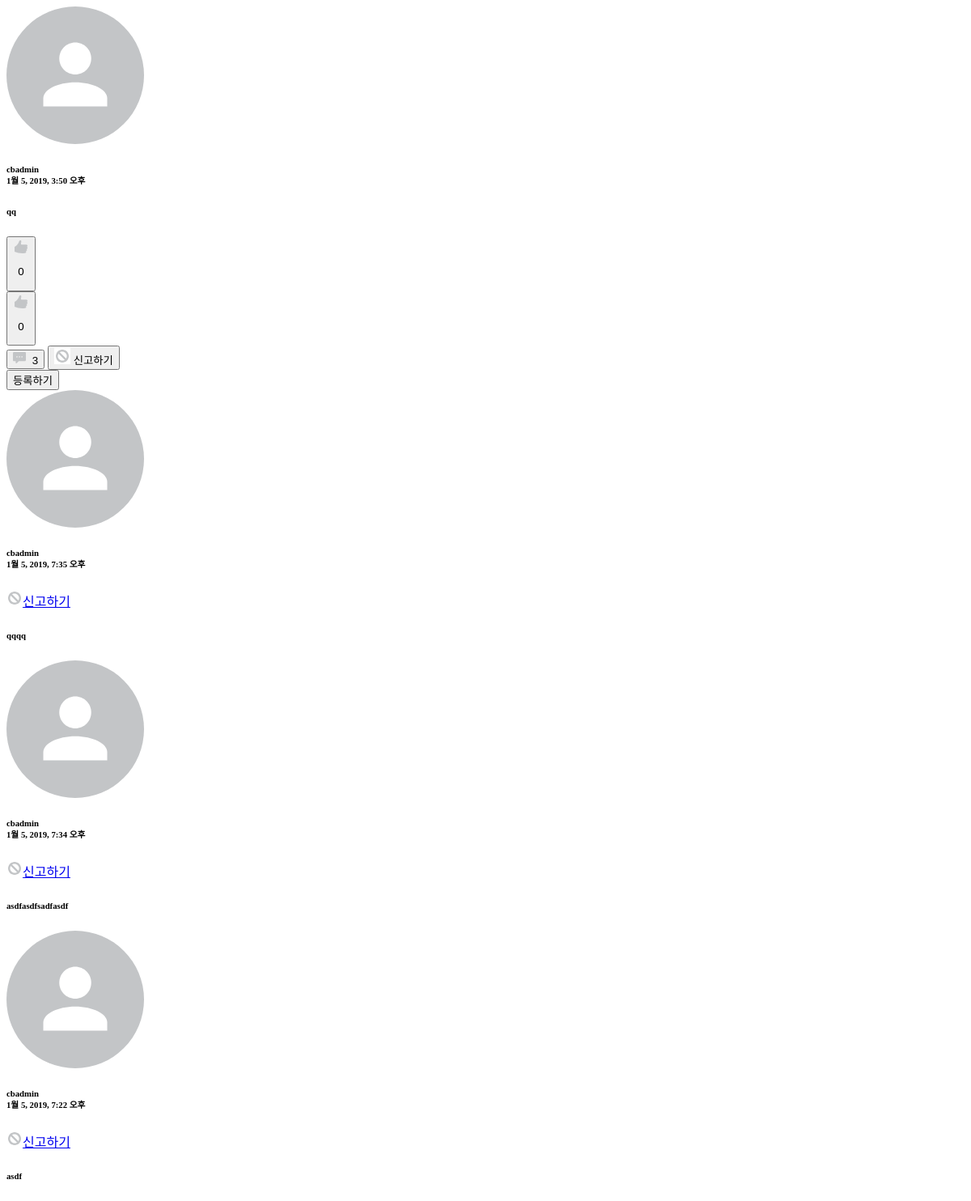
Page /comment/27/ on the earlier database version.
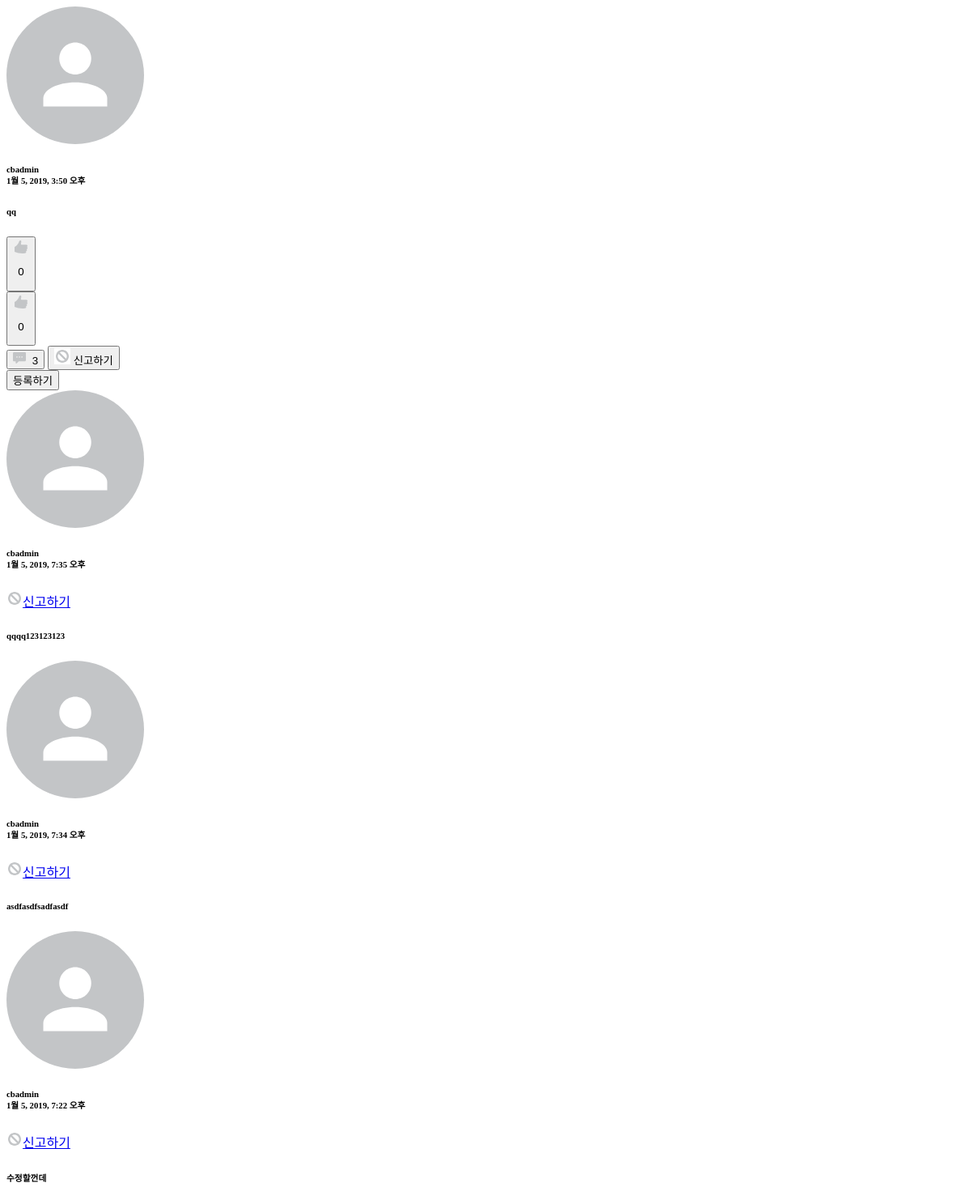
Same page on the later database version.
### comment/models.py (models this page shows, shortened)
class TimeStampedModel(models.Model):
    created_at = models.DateTimeField(auto_now_add=True, null=True)
    updated_at = models.DateTimeField(auto_now=True, null=True)
    class Meta():
        abstract = True

class Comment(TimeStampedModel):
    post = models.ForeignKey(post_models.Post)
    author = models.ForeignKey(settings.AUTH_USER_MODEL)
    content = models.TextField()
    type = models.BooleanField(default=True)

class CommentOnComment(TimeStampedModel):
    comment = models.ForeignKey(
        Comment, blank=True, null=True, related_name='comment_on_comment')
    author = models.ForeignKey(settings.AUTH_USER_MODEL)
    content = models.TextField()

### member/models.py (models this page shows)
class User(AbstractUser):
    GENDER_MALE = 'm'
    GENDER_FEMALE = 'f'
    GENDER_OTHER = 'o'
    CHOICES_GENDER = (
        (GENDER_MALE, '남성'),
        (GENDER_FEMALE, '여성'),
        (GENDER_OTHER, '기타'),
    )
    profile_image = models.ImageField(default='default/user.png', null=True, upload_to='user')
    bio = models.CharField(max_length=160, null=True)
    gender = models.CharField(max_length=1, choices=CHOICES_GENDER)
    like_posts = models.ManyToManyField('post.Post', blank=True, related_name='like_users')
    like_comments = models.ManyToManyField('comment.Comment', blank=True, related_name='like_comments')
    hate_comments = models.ManyToManyField('comment.Comment', blank=True, related_name='hate_comments')
    objects = UserManager()
    def __str__(self):
        return self.username

### comment/views.py (the view)
# urls.py: url(r'^(?P<comment_pk>\d+)/$', views.comment_detail, name='comment_detail'),
def comment_detail(request, comment_pk):
    comment = get_object_or_404(Comment, pk=comment_pk)
    return render(request, 'include/comment.html', {'comment': comment})

### templates/include/comment.html (shortened to what this page needs)
{% load static %}
<div class="comment-header">
    <div class="header-left">
        <img src="{{ comment.author.profile_image.url }}" />
        <h6>{{ comment.author }}<br><span>{{ comment.created_at }}</span></h6>
    </div>
</div>
<h6 id="content-{{ comment.pk }}" class="comment-content">{{ comment.content|linebreaks }}</h6>
<div class="comment-footer">
    <div class="btn-wrap">
        <div class="like-hate">
            <button class="comment-like" name="{{ comment.pk }}">
                {% if comment in user.like_comments.all %}
                <img src="{% static '/img/like_hate_fill.png' %}" />
                <p class="count active"> {{ comment.like_comments.count }}</p>
                {% else %}
                <img src="{% static '/img/like_hate_empty.png' %}" />
                <p class="count"> {{ comment.like_comments.count }}</p>
                {% endif %}
            </button>
        </div>
        <div class="like-hate">
            <button class="comment-hate" name="{{ comment.pk }}">
                {% if comment in user.hate_comments.all %}
                <img class="hate" src="{% static '/img/like_hate_fill.png' %}" />
                <p class="count active">{{ comment.hate_comments.count }}</p>
                {% else %}
                <img class="hate" src="{% static '/img/like_hate_empty.png' %}" />
                <p class="count">{{ comment.hate_comments.count }}</p>
                {% endif %}
            </button>
        </div>
    </div>
    <div class="btn-wrap">
        <button data-toggle="collapse" data-target="#action-{{ comment.pk }}">
            <img src="{% static '/img/comment.png' %}" style="margin-right: 4px;" />
            <span class="count">{{ comment.comment_on_comment.count }}</span>
        </button>
        <button data-toggle="modal" data-target="#reportModal" onclick="$('.modal-content').load('{% url 'comment:comment_report' comment_pk=comment.pk %}');">
            <img src="{% static '/img/report.png' %}" />
            <span class="count">신고하기</span>
        </button>
    </div>
</div>
<div class="comment-action collapse" id="action-{{ comment.pk }}">
    <div class="coc-form">
        <button class="btn btn-fill coc-create" name="{{ comment.pk }}">등록하기</button>
    </div>
    <div class="coc-list">
        {% for coc in comment.comment_on_comment.all reversed %}
        <div class="coc-item">{% include 'include/coc.html' %}</div>
        {% endfor %}
    </div>
</div>

### templates/include/coc.html (shortened to what this page needs)
{% load static %}
<div class="item-header comment-header">
    <div class="header-left">
        <img src="/media/{{ coc.author.profile_image }}" />
        <h6>{{ coc.author }}<br><span>{{ coc.created_at }}</span></h6>
    </div>
    <div class="header-right">
        <a href="#reportModal" data-toggle="modal" onclick="$('.modal-content').load('{% url 'comment:coc_report' coc_pk=coc.pk %}');"><img
                src="{% static '/img/report.png' %}" /><span>신고하기</span></a>
    </div>
</div>
<h6 id="coc-content-{{ coc.pk }}">{{ coc.content }}</h6>

Differences in the rows shown:
changed CommentOnComment: content "qqqq" → "qqqq123123123"
changed CommentOnComment: content "asdf" → "수정할껀데"
